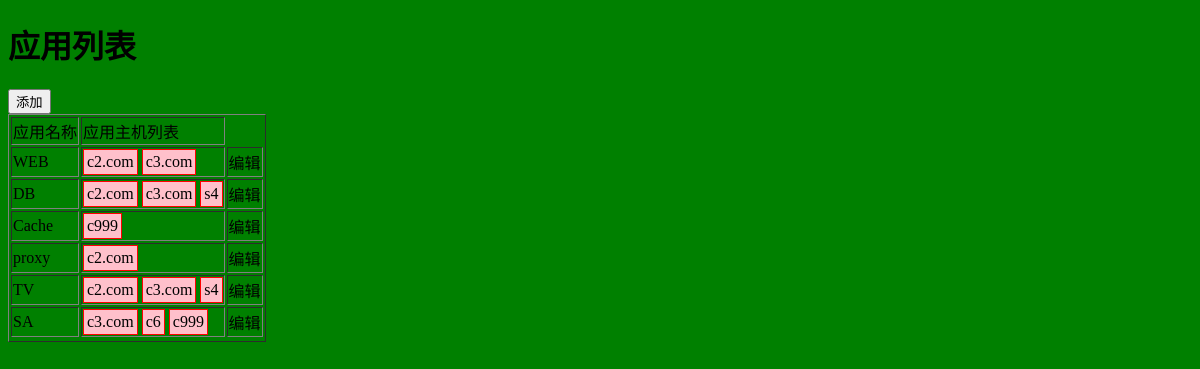
The app's page /app/ with its own data.
### cmdb/models.py (models this page shows)
class Application(models.Model):
    name = models.CharField(max_length=32)
    r = models.ManyToManyField("Host") # django将自动帮助创建下面这张表HostToApp

class Host(models.Model):
    nid = models.AutoField(primary_key=True)
    hostname = models.CharField(max_length=32, db_index=True) # db_index: 索引
    ip = models.GenericIPAddressField(protocol="both", db_index=True) # protocol: 支持ipv4还是ipv6
    port = models.IntegerField()
    b = models.ForeignKey("Business", to_field="id", on_delete=models.CASCADE)

### cmdb/views.py (the view, shortened to what this page needs)
# urls.py: path('app/', views.app),
def app(request):
    if request.method == "GET":
        app_list = models.Application.objects.all()
        host_list = models.Host.objects.all()
        '''
        app_list = models.Application.objects.all()
        app_list.name

        app_list.r.add(1)
        app_list.r.add(2)
        app_list.r.add(3,4,5)
        app_list.r.add(*[1,2,3,4])

        app_list.r.remove(1)
        app_list.r.remove(2,3)
        app_list.r.remove(*[1,2,3])

        app_list.r.clear()

        app_list.r.set([3,4,5]) # 清空之前的所有，变成我现在设置的这个

        app_list.r.all() # 所有相关的主机对象"列表" QuerySet
        '''
        for row in app_list:
            print(row.name, row.r.all())
        return render(request, 'app.html', {'app_list': app_list, 'host_list': host_list})

### templates/app.html (shortened to what this page needs)
<!DOCTYPE html>
<html lang="en">
    <head>
        <link rel="stylesheet" href="/static/commons.css" />
    </head>
    <body>
        <h1>应用列表</h1>
        <div>
            <input id='add_app' type='button' value='添加' />
        </div>
        <table border="1">
            <thead>
                <tr>
                    <td>应用名称</td>
                    <td>应用主机列表</td>
                </tr>
            </thead>
            <tbody>
                {% for row in app_list %}
                    <tr aid="{{app.id}}">
                        <td>{{row.name}}</td>
                        <td>
                            {% for host in row.r.all %}
                                <span class='host-tag' hid="{{host.nid}}">{{host.hostname}}</span>
                            {% endfor %}
                        </td>
                        <td>
                            <a class="edit">编辑</a>
                        </td>
                    </tr>
                {% endfor %}
            </tbody>
        </table>
    </body>
</html>

### static/commons.css (style rules this page uses)
body { background: green; }

### templates/app.html (style rules this page uses)
.host-tag { display: inline-block; padding: 3px; border: 1px solid red; background-color: pink; }

### records on screen
Application: name "WEB"
Host: hostname "c2.com"
Host: hostname "c3.com"
Application: name "DB"
Host: hostname "s4"
Application: name "Cache"
Host: hostname "c999"
Application: name "proxy"
Application: name "TV"
Application: name "SA"
Host: hostname "c6"
